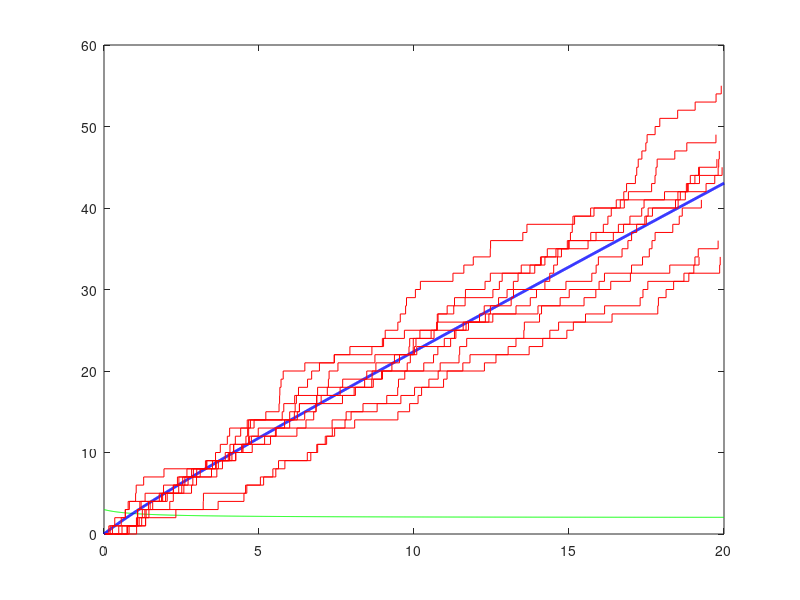

MATLAB code to generate this figure:
%proces poissona metoda 3
T = 20;
x = linspace(0,T,1000);
plot(x, 2 + 1./(x+1), 'g');
hold on
plot(x, 2*x + log(x+1), 'b', 'LineWidth', 2);
hold on

for j=1:10
n = poissrnd(2*T + 1*log(1+T));
if n>0
    m = 3*T/(2*T + 1*log(T+1));
    v = [];
    for i=1:n
        u1 = unifrnd(0,T);
        u2 = unifrnd(0, 1);
        %lambda = 2 + 1/(u1+1)
        %calka = 2*T + 1* log(1+T)
        while u2>((2 + 1/(u1+1))/(2*T +1* log(1+T)))*m/T;
            u1 = unifrnd(0,T);
            u2 = unifrnd(0, 1);
        end
        v = [v, u1];
    end
    S = sort(v);
    stairs(S, 0:length(S)-1, 'r');
    hold on;
end
end